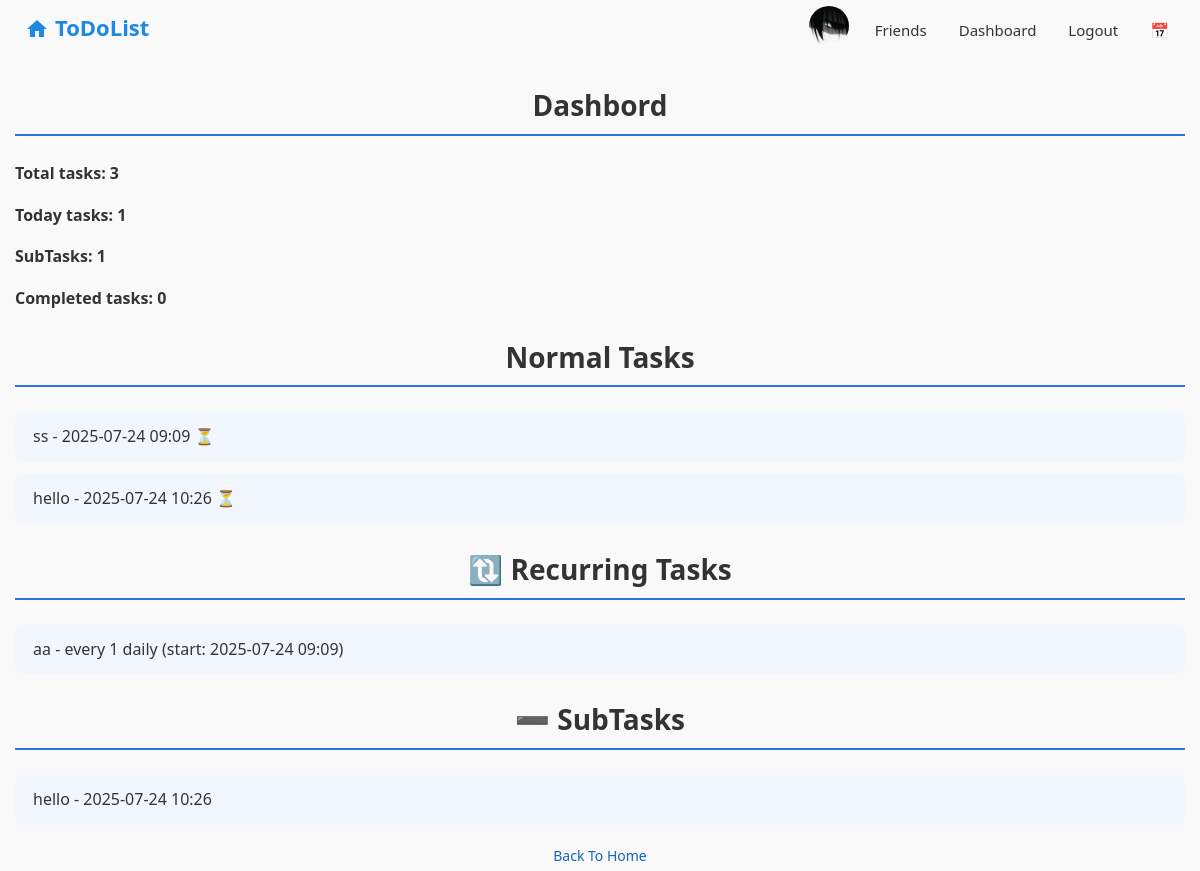
The page /dashbord/ (signed in) on the database its author committed.
### base/models.py (models this page shows, shortened)
class User(AbstractBaseUser, PermissionsMixin):
    email = models.EmailField(unique=True)
    name = models.CharField(max_length=255, unique=False)
    avatar = models.ImageField(upload_to='avatars/', blank=True, null=True)
    bio = models.TextField(blank=True, null=True)
    is_active = models.BooleanField(default=True)
    is_staff = models.BooleanField(default=False)
    date_joined = models.DateTimeField(default=timezone.now)
    friends = models.ManyToManyField("self", blank=True, symmetrical=True)
    USERNAME_FIELD = 'email'
    REQUIRED_FIELDS = ['name']
    objects = CustomUserManager()

class Task(models.Model):
    category = models.ForeignKey(Category, on_delete=models.SET_NULL,null=True, blank=True)
    user = models.ForeignKey(settings.AUTH_USER_MODEL, on_delete=models.CASCADE)
    title = models.CharField(max_length=200)
    completed = models.BooleanField(default=False)
    created = models.DateTimeField(auto_now_add=True)
    reminder_at = models.DateTimeField(null=True, blank=True)
    is_notified = models.BooleanField(default=False)
    due_date = models.DateTimeField(null=True, blank=True)
    recurring_task = models.ForeignKey('RecurringTask', null=True, blank=True, on_delete=models.SET_NULL, related_name='tasks')
    parent = models.ForeignKey('self', null=True, blank=True, on_delete=models.CASCADE,related_name='subtasks')
    updated_at = models.DateTimeField(null=True, blank=True)
    bio = models.TextField(null=True, blank=True)
    attachment = models.FileField(upload_to='tasks_files/', null=True, blank=True)
    share_with = models.ManyToManyField(User, related_name='shared_tasks', blank=True)
    PRIORITY_CHOICES = [
        (1,'low'),
        (2,'medium'),
        (3, 'high')
    ]
    priority = models.IntegerField(choices=PRIORITY_CHOICES, default=2)

class RecurringTask(models.Model):
    user = models.ForeignKey(User, on_delete=models.CASCADE)
    title = models.CharField(max_length=255)
    category = models.ForeignKey(Category, null=True, blank=True, on_delete=models.SET_NULL)
    interval_type = models.CharField(max_length=10, choices=[
        ('daily', 'daily'),
        ('weekly', 'weekly'),
        ('monthly', 'monthly'),
        ('yearly', 'yearly')
    ])
    interval = models.PositiveIntegerField(default=1, help_text='How many days/weeks/months/years/ should be repeated')
    start_date = models.DateTimeField(help_text='Enter when interval start')
    end_date = models.DateTimeField(null=True, blank=True, help_text='Enter when interval end')
    last_generated = models.DateTimeField(null=True, blank=True, help_text=('Last task created date'))
    active = models.BooleanField(default=True)

### base/views.py (the view)
# urls.py: path('dashbord/', views.dashbord, name='dashbord'),
def dashbord(request):
    user = request.user
    today = now().date()
    normal_tasks = Task.objects.filter(user=user, recurring_task__isnull=True)
    recurring_tasks_instance = Task.objects.filter(user=user, recurring_task__isnull=False)
    recurring_tasks = RecurringTask.objects.filter(user=user, active=True)
    total_recurring_definitions = RecurringTask.objects.filter(user=user).count()
    total_normal = Task.objects.filter(user=user).count()
    total = total_normal + total_recurring_definitions
    done_tasks = Task.objects.filter(user=user, completed=True).count()
    today_normal_tasks = Task.objects.filter(user=user, created__date=today).count()
    today_tasks = today_normal_tasks + total_recurring_definitions
    subtasks_count = Task.objects.filter(user=user).exclude(parent=None).count()
    subtasks_list = Task.objects.filter(user=user).exclude(parent=None).order_by('-created')
    context = {
        'total': total,
        'done_tasks': done_tasks,
        'today_tasks': today_tasks,
        'recurring_tasks': recurring_tasks,
        'normal_tasks': normal_tasks,
        'recurring_tasks_instance': recurring_tasks_instance,
        'total_normal':total_normal,
        'total_recurring_definitions':total_recurring_definitions,
        'subtasks_count':subtasks_count,
        'subtasks_list':subtasks_list
    }
    return render(request, 'base/dashbord.html', context)

### base/templates/base/dashbord.html
{% extends 'base/main.html' %}
{% block content %}
<h2>Dashbord</h2>
<p><strong>Total tasks: {{ total }}</strong></p>
<p><strong>Today tasks: {{ today_tasks }}</strong></p>
<p><strong>SubTasks: {{ subtasks_count }}</strong></p>
<p><strong>Completed tasks: {{done_tasks}}</strong></p>
<h2>Normal Tasks</h2>
<ul>
    {% for task in normal_tasks %}
        <li>
            {{ task.title }} - {{ task.created|date:"Y-m-d H:i" }}
            {% if task.completed %} ✅{% else %} ⏳{% endif %}
        </li>
    {% empty %}
        <li>No Normal Task</li>
    {% endfor %}
</ul>
<h2>🔃 Recurring Tasks</h2>
<ul>
    {% for rec in recurring_tasks %}
        <li>
            {{ rec.title }} - every {{ rec.interval }} {{ rec.interval_type }}
            (start: {{ rec.start_date|date:"Y-m-d H:i" }})
        </li>
    {% empty %}
        <li>No Recurring Task</li>
    {% endfor %}
</ul>
<h2>➖ SubTasks</h2>
<ul>
    {% for subtask in subtasks_list %}
        <li>
            {{ subtask.title }} - {{ subtask.created|date:"Y-m-d H:i" }}
        </li>
    {% empty %}
        <li>No Subtasks</li>
    {% endfor %}
</ul>
<div class="container1">
  <a href="/" class="back-to-home">Back To Home</a>
</div>
{% endblock content %}

### base/templates/base/navbar.html (shortened to what this page needs)
{% load static %}
<!DOCTYPE html>
<html lang="en">
<head>
  <link rel="stylesheet" href="{% static 'css/style.css' %}" />
</head>
<body>
  <header class="navbar-container">
    <a href="/" class="navbar-logo" title="Home">
      <svg class="home-icon1" xmlns="http://www.w3.org/2000/svg" width="24" height="24" fill="#1e88e5" viewBox="0 0 24 24" aria-hidden="true">
        <path d="M10 20v-6h4v6h5v-8h3L12 3 2 12h3v8z"/>
      </svg>
      <span class="logo-text">ToDoList</span>
    </a>
    <div class="navbar-links-container">
      {% if user.is_authenticated %}
        <a href="{% url 'profile' %}" class="navbar-avatar-topright">
          {% if user.avatar %}
              <img src="{{ user.avatar.url }}" alt="Avatar" class="navbar-avatar-img" />
          {% else %}
            <div class="navbar-avatar-placeholder">{{ user.name|slice:":1"|upper }}</div>
          {% endif %}
        </a>
        <a href="#" id="openFriendsModal" class="navbar-link">Friends</a>
        <a href="{% url 'dashbord' %}" class="navbar-link">Dashboard</a>
        <a href="#" id="openLogoutModal" class="navbar-link">Logout</a>
      {% else %}
        <a href="{% url 'login' %}" class="navbar-link">Login</a>
      {% endif %}
      <a href="{% url 'calendar' %}" class="navbar-link">📅</a>
    </div>
  </header>
</body>
</html>

### base/static/css/style.css (style rules this page uses)
body { font-family: 'Segoe UI', Tahoma, Geneva, Verdana, sans-serif; font-size: 16px; color: #333; line-height: 1.6; background-color: #f9f9f9; margin: 0; padding: 0 15px; }
header { background-color: #2a72e5; padding: 12px 20px; box-shadow: 0 2px 8px rgba(0,0,0,0.1); position: sticky; top: 0; z-index: 100; }
h2 { border-bottom: 2px solid #2a72e5; padding-bottom: 6px; margin-bottom: 20px; color: #2a72e5; }
ul { list-style: none; padding: 0; }
ul li { background-color: #f2f7ff; margin-bottom: 12px; padding: 12px 18px; border-radius: 8px; display: flex; justify-content: space-between; align-items: center; }
h2 { text-align: center; color: #333; margin-bottom: 25px; font-weight: 600; font-size: 28px; }
a.back-to-home { position: relative; display: inline-block; font-size: 14px; font-weight: 500; color: #1565c0; text-decoration: none; transition: color 0.3s ease; padding: 4px 2px; margin: 0 auto; }
.container1 { text-align: center; }
a.back-to-home::after { content: ""; position: absolute; left: 0; bottom: 0; width: 0%; height: 2px; background-color: #1565c0; transition: width 0.3s ease; }

### base/templates/base/navbar.html (style rules this page uses)
.navbar-link { background-color: transparent; border: none; padding: 8px 14px; color: #d32f2f; text-decoration: none; font-size: 16px; font-weight: 600; cursor: pointer; border-radius: 8px; box-sizing: border-box; transition: color 0.3s ease, background-color 0.3s ease, box-shadow 0.3s ease, transform 0.2s cubic-bezier(0.4, 0, 0.2, 1); outline-offset: 3px; outline: none; }
.navbar-container { width: 100%; height: 60px; display: flex; align-items: center; justify-content: space-between; padding: 0 10px; box-sizing: border-box; background-color: transparent; box-shadow: none; position: relative; z-index: 10; }
.navbar-links-container { display: flex; align-items: center; gap: 20px; }
.navbar-link { text-decoration: none; color: #333; font-weight: 500; font-size: 15px; padding: 4px 6px; }
.navbar-avatar-img { width: 40px; height: 40px; border-radius: 50%; object-fit: cover; }
.navbar-logo { display: inline-flex; align-items: flex-start; gap: 6px; color: #1e88e5; font-weight: 700; font-size: 22px; text-decoration: none; position: relative; padding-bottom: 4px; cursor: pointer; user-select: none; transition: color 0.3s ease; }
.navbar-logo .home-icon1 { width: 24px; height: 24px; background-size: contain; flex-shrink: 0; margin-top: 1.2px; }
.navbar-logo .logo-text { line-height: 1.1; margin-top: 0; }
.navbar-logo::after { content: ""; position: absolute; bottom: 0; left: 0; height: 2px; width: 100%; background-color: #1e88e5; transform: scaleX(0); transform-origin: bottom right; transition: transform 0.3s ease; }

### rows shown on the page
User: avatar (picture)
Task: title "ss", created "2025-07-24 09:09"
Task: title "hello", created "2025-07-24 10:26"
RecurringTask: title "aa", interval "1", interval_type "daily", start_date "2025-07-24 09:09"

### other values the page prints
{{ total }} "3"
{{ today_tasks }} "1"
{{ subtasks_count }} "1"
{{ done_tasks }} "0"
